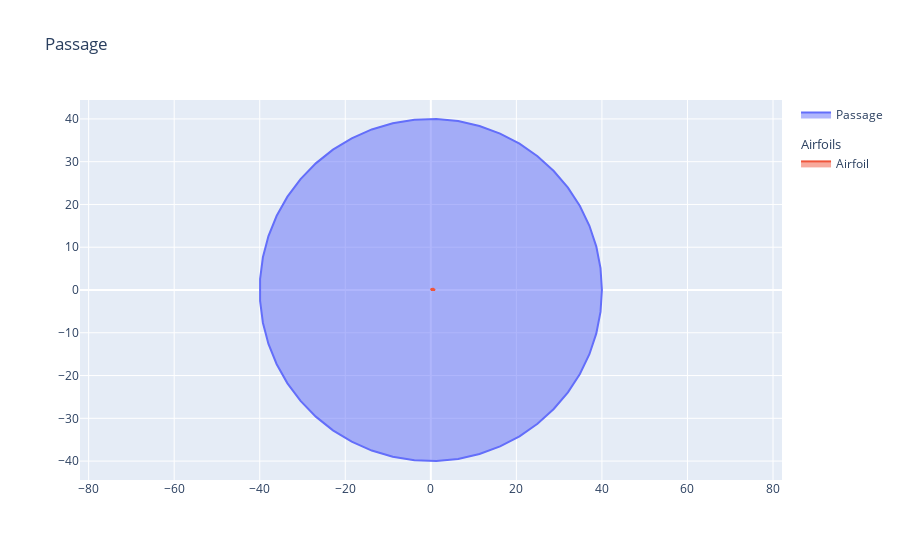

The code cell stored with this chart in its notebook:
### Code cell
import numpy as np
from parafoil import CamberThicknessAirfoil, CircularPassage

airfoil = CamberThicknessAirfoil(
    inlet_angle=40.0,
    outlet_angle=-20.0,
    stagger_angle=np.radians(0.0),
    upper_thick_prop=[0.035, 0.14, 0.14, 0.035, 0.007],
    lower_thick_prop=[0.035, 0.14, 0.14, 0.035, 0.007],
    leading_prop=0.5,
    trailing_prop=0.5,
    chord_length=1,
    angle_units="deg"
)

# 100x chord length radius traditionally for airfoil external flow problem
passage = CircularPassage(
    airfoil=airfoil,
    radius=40.0,
)

passage.visualize()
